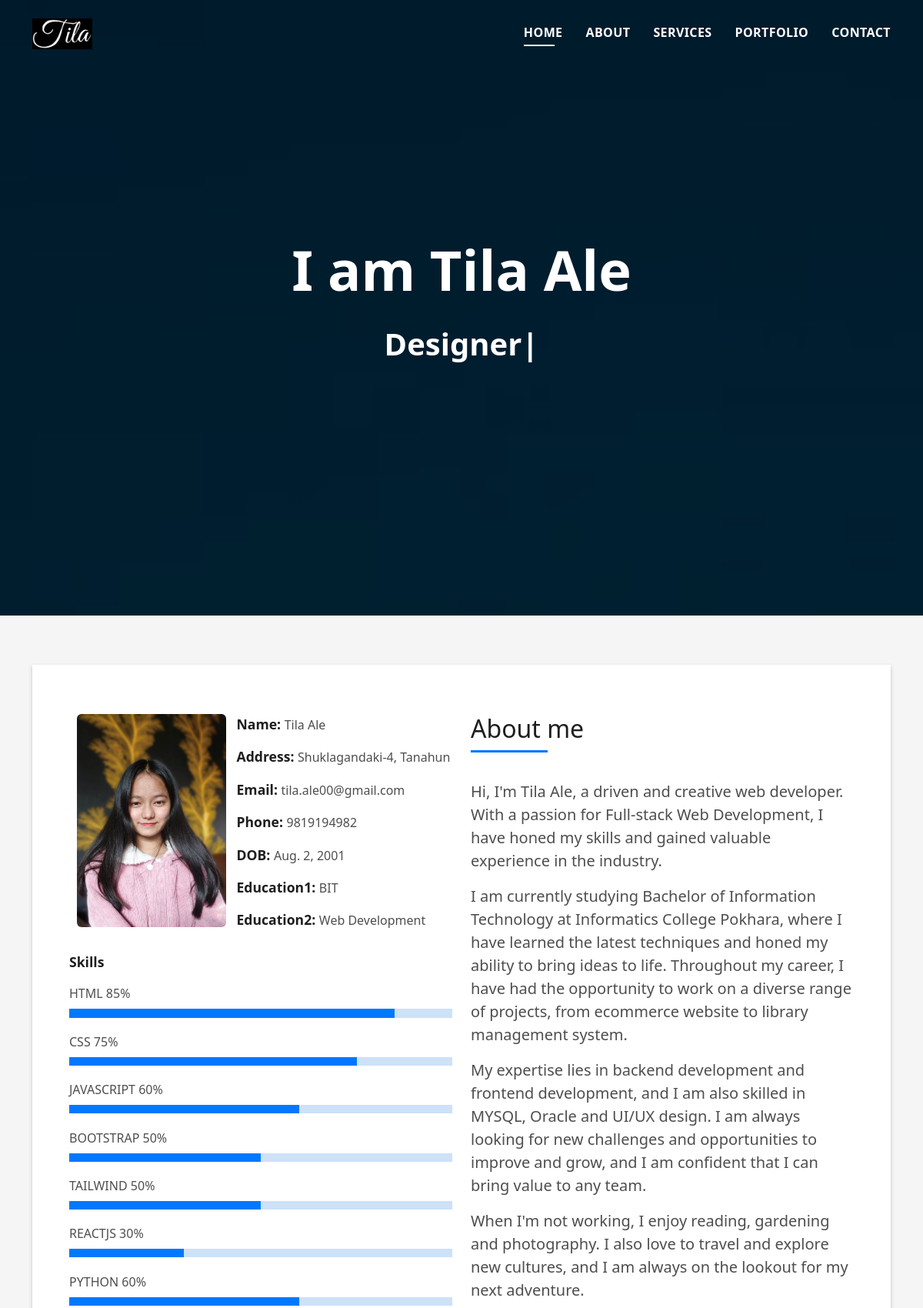
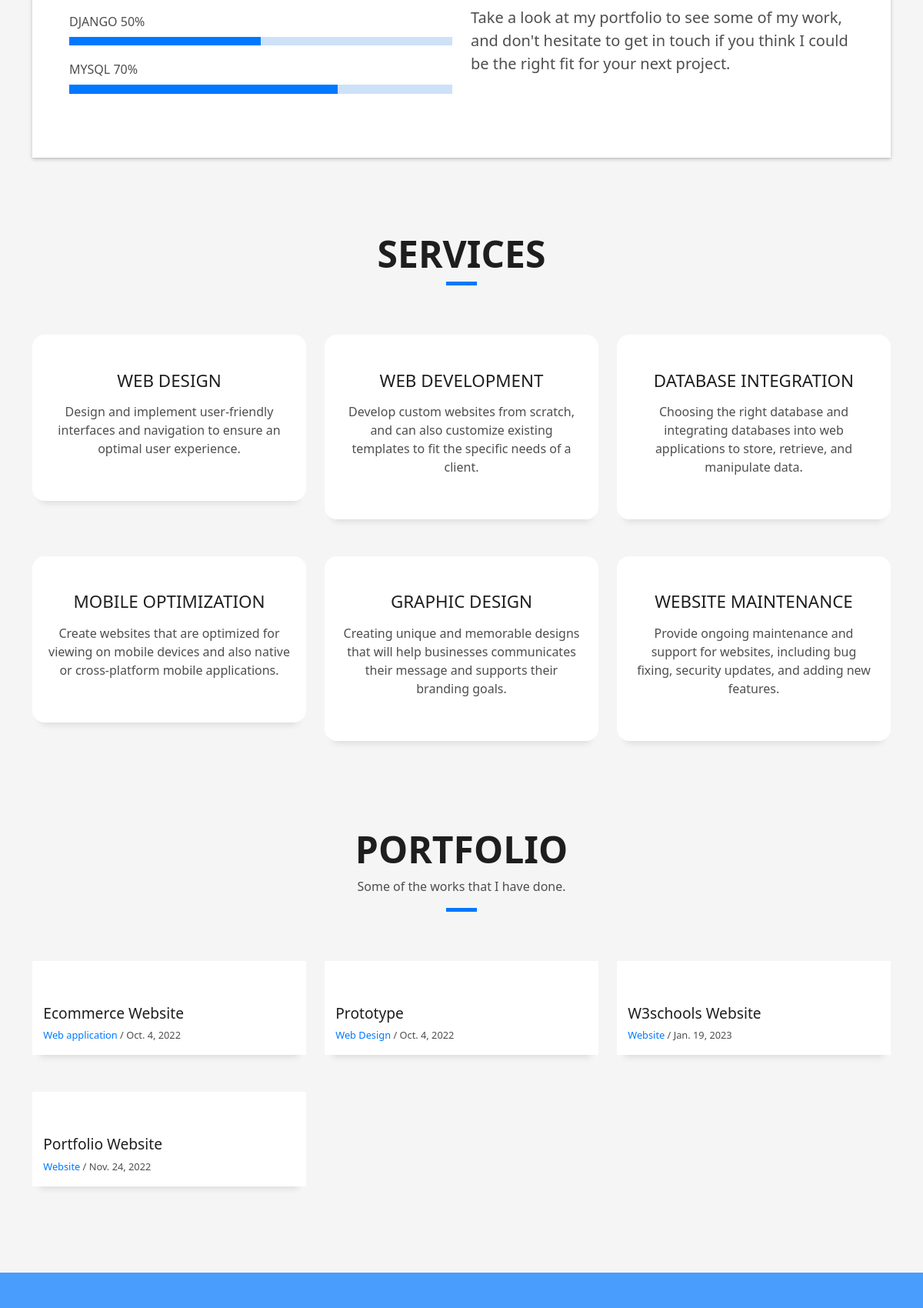
The page / (upper part) on the database its author committed (2 pictures, top to bottom).
### home/models.py (models this page shows, shortened)
class BioData(models.Model):
    name = models.CharField(max_length=100)
    address = models.CharField(max_length=100)
    email = models.EmailField(unique=True)
    phone = models.CharField(max_length=20)
    dob = models.DateField()
    education1 = models.CharField(max_length=100)
    education2 = models.CharField(max_length=100, blank=True)

class Skill(models.Model):
    name = models.CharField(max_length=100)
    level = models.PositiveSmallIntegerField()

class Service(models.Model):
    name = models.CharField(max_length=100)
    description = models.TextField()

class Work(models.Model):
    title = models.CharField(max_length=100)
    category = models.CharField(max_length=100)
    date = models.DateField()
    image = models.ImageField(upload_to='img/')

### home/views.py (the view, shortened to what this page needs)
# urls.py: path('', views.home, name="home"),
def home(request):
    biodata = BioData.objects.all()
    skills = Skill.objects.all()
    services = Service.objects.all()
    works = Work.objects.all()
    contact_form = ContactForm
    context = {'biodata':biodata, 'skills':skills, 'services':services, 'works':works, 'form':contact_form}
    return render(request, "home/index.html", context)

### templates/home/index.html (shortened to what this page needs)
{% load static %} {% load crispy_forms_tags %}
<!DOCTYPE html>
<html lang="en">
  <head>
    <link
      href="../static/vendor/bootstrap/css/bootstrap.min.css"
      rel="stylesheet"
    />
    <link
      href="../static/vendor/bootstrap-icons/bootstrap-icons.css"
      rel="stylesheet"
    />
    <link
      href="../static/vendor/glightbox/css/glightbox.min.css"
      rel="stylesheet"
    />
    <link
      href="../static/vendor/swiper/swiper-bundle.min.css"
      rel="stylesheet"
    />
    <link rel="stylesheet" type="text/css" href="../static/css/style.css" />
  </head>
  <body>
    <header id="header" class="fixed-top">
      <div class="container d-flex align-items-center justify-content-between">
        <a href="#hero" class="logo"
          ><img src="../static/img/logo.png" alt="" class="img-fluid"
        /></a>
        <nav id="navbar" class="navbar">
          <ul>
            <li><a class="nav-link scrollto active" href="#hero">Home</a></li>
            <li><a class="nav-link scrollto" href="#about">About</a></li>
            <li><a class="nav-link scrollto" href="#services">Services</a></li>
            <li><a class="nav-link scrollto" href="#work">Portfolio</a></li>
            <li><a class="nav-link scrollto" href="#contact">Contact</a></li>
          </ul>
        </nav>
      </div>
    </header>
    <div
      id="hero"
      class="hero route bg-image"
      style="background-image: url(../static/img/hero.jpg)"
    >
      <div class="overlay-itro"></div>
      <div class="hero-content display-table">
        <div class="table-cell">
          <div class="container">
            <h1 class="hero-title mb-4">I am Tila Ale</h1>
            <p class="hero-subtitle">
              <span
                class="typed"
                data-typed-items="Designer, Developer, Freelancer"
              ></span>
            </p>
          </div>
        </div>
      </div>
    </div>
    <main id="main">
      <section id="about" class="about-mf sect-pt4 route">
        <div class="container">
          <div class="row">
            <div class="col-sm-12">
              <div class="box-shadow-full">
                <div class="row">
                  <div class="col-md-6">
                    <div class="row">
                      <div class="col-sm-6 col-md-5">
                        <div class="about-img">
                          <img
                            src="../static/img/c.jpg"
                            class="img-fluid rounded b-shadow-a"
                            alt=""
                          />
                        </div>
                      </div>
                      <div class="col-sm-6 col-md-7">
                        <div class="about-info">
                          {% for data in biodata %}
                          <p>
                            <span class="title-s">Name: </span>
                            <span>{{ data.name }}</span>
                          </p>
                          <p>
                            <span class="title-s">Address: </span>
                            <span>{{ data.address }}</span>
                          </p>
                          <p>
                            <span class="title-s">Email: </span>
                            <span>{{ data.email }}</span>
                          </p>
                          <p>
                            <span class="title-s">Phone: </span>
                            <span>{{ data.phone }}</span>
                          </p>
                          <p>
                            <span class="title-s">DOB: </span>
                            <span>{{ data.dob }}</span>
                          </p>
                          <p>
                            <span class="title-s">Education1: </span>
                            <span>{{ data.education1 }}</span>
                          </p>
                          <p>
                            <span class="title-s">Education2: </span>
                            <span>{{ data.education2 }}</span>
                          </p>
                          {% endfor %}
                        </div>
                      </div>
                    </div>
                    <div class="skill-mf">
                      <p class="title-s">Skills</p>
                      {% for skill in skills %}
                      <span>{{ skill.name }}</span>
                      <span class="pull-right">{{ skill.level }}%</span>
                      <div class="progress">
                        <div
                          class="progress-bar"
                          role="progressbar"
                          style="width: {{skill.level}}%"
                          aria-valuenow="{{skill.level}}"
                          aria-valuemin="0"
                          aria-valuemax="100"
                        ></div>
                      </div>
                      {% endfor %}
                    </div>
                  </div>
                  <div class="col-md-6">
                    <div class="about-me pt-4 pt-md-0">
                      <div class="title-box-2">
                        <h5 class="title-left">About me</h5>
                      </div>
                      <p class="lead">
                        Hi, I'm Tila Ale, a driven and creative web developer.
                        With a passion for Full-stack Web Development, I have
                        honed my skills and gained valuable experience in the
                        industry.
                      </p>
                      <p class="lead">
                        I am currently studying Bachelor of Information
                        Technology at Informatics College Pokhara, where I have
                        learned the latest techniques and honed my ability to
                        bring ideas to life. Throughout my career, I have had
                        the opportunity to work on a diverse range of projects,
                        from ecommerce website to library management system.
                      </p>
                      <p class="lead">
                        My expertise lies in backend development and frontend
                        development, and I am also skilled in MYSQL, Oracle and
                        UI/UX design. I am always looking for new challenges and
                        opportunities to improve and grow, and I am confident
                        that I can bring value to any team.
                      </p>
                      <p class="lead">
                        When I'm not working, I enjoy reading, gardening and
                        photography. I also love to travel and explore new
                        cultures, and I am always on the lookout for my next
                        adventure.
                      </p>
                      <p class="lead">
                        Take a look at my portfolio to see some of my work, and
                        don't hesitate to get in touch if you think I could be
                        the right fit for your next project.
                      </p>
                    </div>
                  </div>
                </div>
              </div>
            </div>
          </div>
        </div>
      </section>
      <section id="services" class="services-mf pt-5 route">
        <div class="container">
          <div class="row">
            <div class="col-sm-12">
              <div class="title-box text-center">
                <h3 class="title-a">Services</h3>
                <div class="line-mf"></div>
              </div>
            </div>
          </div>
          <div class="row">
            {% for service in services %}
            <div class="col-md-4">
              <div class="service-box">
                <div class="service-content">
                  <h2 class="s-title">{{ service.name }}</h2>
                  <p class="s-description text-center">
                    {{ service.description }}
                  </p>
                </div>
              </div>
            </div>
            {% endfor %}
          </div>
        </div>
      </section>
      <section id="work" class="portfolio-mf sect-pt4 route">
        <div class="container">
          <div class="row">
            <div class="col-sm-12">
              <div class="title-box text-center">
                <h3 class="title-a">Portfolio</h3>
                <p class="subtitle-a">Some of the works that I have done.</p>
                <div class="line-mf"></div>
              </div>
            </div>
          </div>
          <div class="row">
            {% for work in works %}
            <div class="col-md-4">
              <div class="work-box">
                <a
                  href="{{ work.image.url }}"
                  data-gallery="portfolioGallery"
                  class="portfolio-lightbox"
                >
                  <div class="work-img">
                  </div>
                </a>
                <div class="work-content">
                  <div class="row">
                    <div class="col-sm-8">
                      <h2 class="w-title">{{ work.title }}</h2>
                      <div class="w-more">
                        <span class="w-ctegory">{{ work.category }}</span> /
                        <span class="w-date">{{ work.date }}</span>
                      </div>
                    </div>
                  </div>
                </div>
              </div>
            </div>
            {% endfor %}
          </div>
        </div>
      </section>
      <section id="contact" class="paralax-mf footer-paralax sect-mt4 route">
      </section>
    </main>
  </body>
</html>

### static/css/style.css (style rules this page uses)
body { background-color: #f5f5f5; color: #4e4e4e; }
h1, h2, h3, h4, h5, h6 { color: #1e1e1e; }
a { color: #1e1e1e; text-decoration: none; transition: all 0.5s ease-in-out; }
.box-shadow, .card-blog, .work-box, .service-box, .paralax-mf { box-shadow: 0 13px 8px -10px rgba(0, 0, 0, 0.1); }
.bg-image { background-repeat: no-repeat; background-attachment: fixed; background-size: cover; background-position: center center; }
.paralax-mf { position: relative; padding: 8rem 0; }
.display-table { width: 100%; height: 100%; display: table; }
.table-cell { display: table-cell; vertical-align: middle; }
.sect-pt4 { padding-top: 4rem; }
.sect-mt4 { margin-top: 4rem; }
.title-s { font-weight: 600; color: #1e1e1e; font-size: 1.1rem; }
.title-box { margin-bottom: 4rem; }
.title-a { text-decoration: none; font-size: 3rem; font-weight: bold; text-transform: uppercase; }
.subtitle-a { text-decoration: none; color: #4e4e4e; }
.line-mf { width: 40px; height: 5px; background-color: #0078ff; margin: 0 auto; }
.title-box-2 { margin-bottom: 3rem; }
.title-left { font-size: 2rem; position: relative; }
.title-left:before { content: ""; position: absolute; height: 3px; background-color: #0078ff; width: 100px; bottom: -12px; }
.box-shadow-full { padding: 3rem 1.25rem; position: relative; background-color: #fff; margin-bottom: 3rem; z-index: 2; box-shadow: 0 1px 1px 0 rgba(0, 0, 0, 0.06), 0 2px 5px 0 rgba(0, 0, 0, 0.2); }
@media (min-width: 768px) { .box-shadow-full { padding: 3rem; } }
#header { transition: all 0.5s; z-index: 997; padding: 20px 0; }
#header .logo { font-size: 28px; margin: 0; padding: 0; font-weight: 600; letter-spacing: 1px; }
#header .logo img { max-height: 40px; }
.navbar { padding: 0; }
.navbar ul { margin: 0; padding: 0; display: flex; list-style: none; align-items: center; }
.navbar li { position: relative; }
.navbar > ul > li { white-space: nowrap; padding: 10px 0 10px 30px; }
.navbar a, .navbar a:focus { display: flex; align-items: center; justify-content: space-between; color: #fff; font-size: 16px; font-weight: 600; padding: 0; white-space: nowrap; transition: 0.3s; letter-spacing: 0.4px; position: relative; text-transform: uppercase; }
.navbar > ul > li > a:before { content: ""; position: absolute; width: 100%; height: 2px; bottom: -6px; left: 0; width: 0; background-color: #fff; visibility: hidden; transition: all 0.3s ease-in-out 0s; }
.navbar a:hover:before, .navbar li:hover > a:before, .navbar .active:before { visibility: visible; width: 80%; }
.navbar a:hover, .navbar .active, .navbar .active:focus, .navbar li:hover > a { color: #fff; }
.hero { height: 100vh; position: relative; color: #fff; }
.hero .hero-content { text-align: center; position: absolute; }
.hero .overlay-itro { background-color: rgba(0, 0, 0, 0.6); position: absolute; top: 0; left: 0px; padding: 0; height: 100%; width: 100%; opacity: 0.9; }
.hero .hero-title { color: #fff; font-weight: 600; font-size: 3rem; }
@media (min-width: 768px) { .hero .hero-title { font-size: 4.5rem; } }
.hero .hero-subtitle { font-size: 1.5rem; font-weight: 600; }
@media (min-width: 768px) { .hero .hero-subtitle { font-size: 2.5rem; } }
.about-mf .box-shadow-full { padding-top: 4rem; padding-bottom: 4rem; }
.about-mf .about-img { margin-bottom: 2rem; }
.about-mf .about-img img { margin-left: 10px; }
.skill-mf span { color: #4e4e4e; }
.skill-mf .progress { background-color: #cde1f8; margin: 0.5rem 0 1.2rem 0; border-radius: 0; height: 0.7rem; }
.skill-mf .progress .progress-bar { height: 0.7rem; background-color: #0078ff; }
.service-box { background-color: #fff; padding: 2.5rem 1.3rem; border-radius: 1rem; margin-bottom: 3rem; text-align: center; }
.service-box .s-title { font-size: 1.4rem; text-transform: uppercase; text-align: center; padding: 0.4rem 0; }
.service-box .s-description { color: #4e4e4e; }
.work-box { margin-bottom: 3rem; -webkit-backface-visibility: hidden; backface-visibility: hidden; background-color: #fff; }
.work-img { display: block; overflow: hidden; }
.work-content { padding: 2rem 3% 1rem 4%; }
.work-content .w-more { color: #4e4e4e; font-size: 0.8rem; }
.work-content .w-more .w-ctegory { color: #0078ff; }
.w-title { font-size: 1.2rem; }
.footer-paralax { padding: 4rem 0 0 0; }

### rows shown on the page
BioData: name "Tila Ale", address "Shuklagandaki-4, Tanahun", email "tila.ale00@gmail.com", phone "9819194982", dob "Aug. 2, 2001", education1 "BIT", education2 "Web Development"
Skill: name "HTML", level "85"
Skill: name "CSS", level "75"
Skill: name "JAVASCRIPT", level "60"
Skill: name "BOOTSTRAP", level "50"
Skill: name "TAILWIND", level "50"
Skill: name "REACTJS", level "30"
Skill: name "PYTHON", level "60"
Skill: name "DJANGO", level "50"
Skill: name "MYSQL", level "70"
Service: name "WEB DESIGN", description "Design and implement user-friendly interfaces and navigation to ensure an optimal user experience."
Service: name "WEB DEVELOPMENT", description "Develop custom websites from scratch, and can also customize existing templates to fit the specific needs of a client."
Service: name "DATABASE INTEGRATION", description "Choosing the right database and integrating databases into web applications to store, retrieve, and manipulate data."
Service: name "MOBILE OPTIMIZATION", description "Create websites that are optimized for viewing on mobile devices and also native or cross-platform mobile applications."
Service: name "GRAPHIC DESIGN", description "Creating unique and memorable designs that will help businesses communicates their message and supports their branding goals."
Service: name "WEBSITE MAINTENANCE", description "Provide ongoing maintenance and support for websites, including bug fixing, security updates, and adding new features."
Work: title "Ecommerce Website", category "Web application", date "Oct. 4, 2022"
Work: title "Prototype", category "Web Design", date "Oct. 4, 2022"
Work: title "W3schools Website", category "Website", date "Jan. 19, 2023"
Work: title "Portfolio Website", category "Website", date "Nov. 24, 2022"
